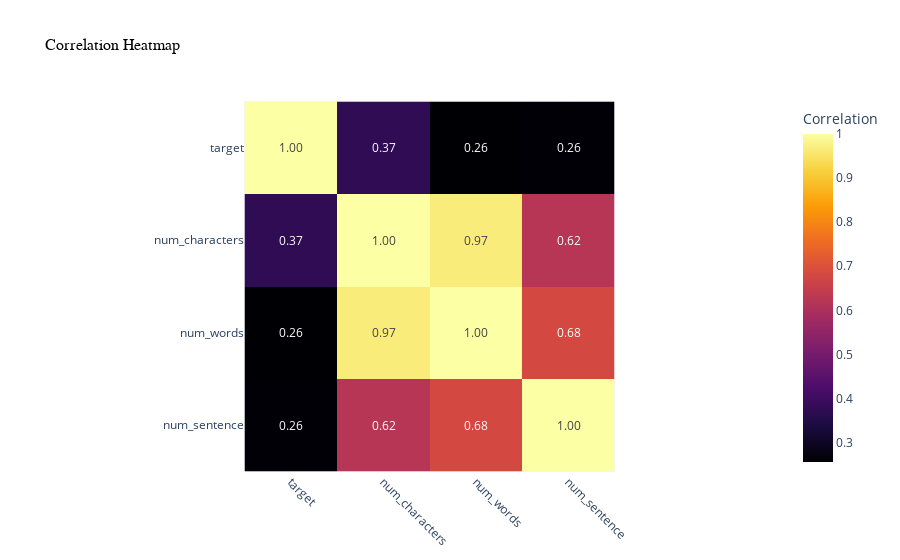

Notebook code for this chart:
### Code cell
#create a heatmap using Plotly
fig = px.imshow(
    corr_matrix,
    text_auto=".2f",
    color_continuous_scale='Inferno',
    labels=dict(color="Correlation"),  
    title="Correlation Heatmap"
)

fig.update_layout(
    title=dict(font=dict(size=16, family='Arial', color='black')),
    xaxis=dict(tickangle=45),
    font=dict(size=12)
)

fig.show()

### Figure 1 — Plotly figure (JSON) as saved in the notebook; plotly's stock layout.template omitted (floating-point values rounded to 4 significant figures)
{"data": [{"coloraxis": "coloraxis", "hovertemplate": "x: %{x}<br>y: %{y}<br>Correlation: %{z}<extra></extra>", "name": "0", "texttemplate": "%{z:.2f}", "type": "heatmap", "x": ["target", "num_characters", "num_words", "num_sentence"], "xaxis": "x", "y": ["target", "num_characters", "num_words", "num_sentence"], "yaxis": "y", "z": [[1, 0.3744, 0.256, 0.259], [0.3744, 1, 0.9662, 0.6224], [0.256, 0.9662, 1, 0.6794], [0.259, 0.6224, 0.6794, 1]]}], "layout": {"coloraxis": {"colorbar": {"title": {"text": "Correlation"}}, "colorscale": [[0, "#000004"], [0.1111, "#1b0c41"], [0.2222, "#4a0c6b"], [0.3333, "#781c6d"], [0.4444, "#a52c60"], [0.5556, "#cf4446"], [0.6667, "#ed6925"], [0.7778, "#fb9b06"], [0.8889, "#f7d13d"], [1, "#fcffa4"]]}, "font": {"size": 12}, "title": {"font": {"color": "black", "family": "Arial", "size": 16}, "text": "Correlation Heatmap"}, "xaxis": {"anchor": "y", "constrain": "domain", "domain": [0, 1], "scaleanchor": "y", "tickangle": 45}, "yaxis": {"anchor": "x", "autorange": "reversed", "constrain": "domain", "domain": [0, 1]}}}
